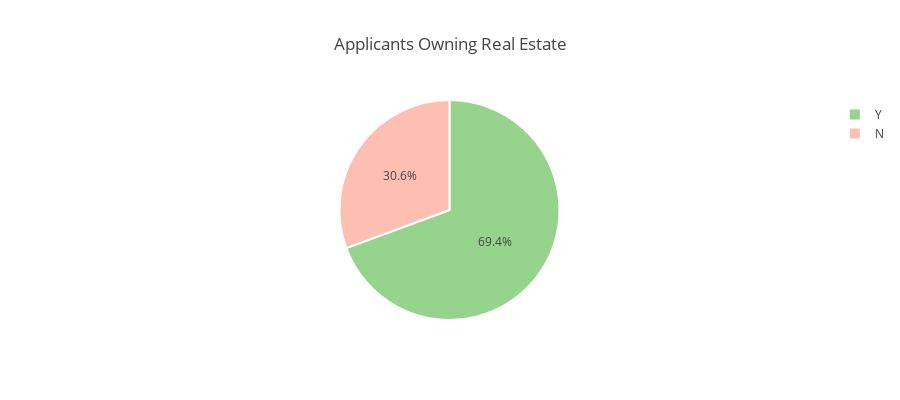
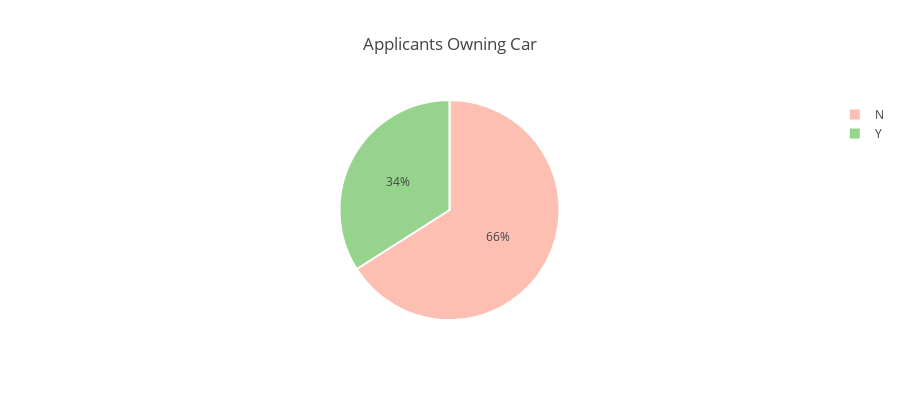
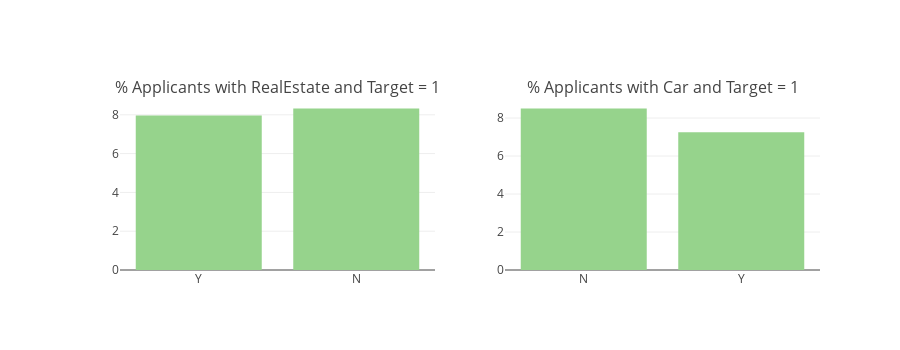

Write notebook code for charts like these, in order.
### Code cell
## real estate 
t = app_train['FLAG_OWN_REALTY'].value_counts()
labels = t.index
values = t.values
colors = ['#96D38C','#FEBFB3']
trace = go.Pie(labels=labels, values=values,
               hoverinfo='', textinfo='',
               textfont=dict(size=12),
               marker=dict(colors=colors,
                           line=dict(color='#fff', width=2)))
layout = go.Layout(title='Applicants Owning Real Estate', height=400)
fig = go.Figure(data=[trace], layout=layout)
iplot(fig)


t = app_train['FLAG_OWN_CAR'].value_counts()
labels = t.index
values = t.values
colors = ['#FEBFB3','#96D38C']
trace = go.Pie(labels=labels, values=values,
               hoverinfo='', textinfo='',
               textfont=dict(size=12),
               marker=dict(colors=colors,
                           line=dict(color='#fff', width=2)))
layout = go.Layout(title='Applicants Owning Car', height=400)
fig = go.Figure(data=[trace], layout=layout)
iplot(fig)


tr1, tr2 = gp('FLAG_OWN_REALTY', 'Applicants Owning Real Estate wrt Target Variable')
tr3, tr4 = gp('FLAG_OWN_CAR', 'Applicants Owning Car wrt Target Variable')
fig = tools.make_subplots(rows=1, cols=2, print_grid=False, 
                          subplot_titles = ["% Applicants with RealEstate and Target = 1", "% Applicants with Car and Target = 1"])
fig.append_trace(tr1, 1, 1);
fig.append_trace(tr3, 1, 2);
fig['layout'].update(height=350, showlegend=False, margin=dict(l=120));
iplot(fig);

### Figure 1 — Plotly figure (JSON) as saved in the notebook; plotly's stock layout.template omitted (floating-point values rounded to 4 significant figures)
{"data": [{"hoverinfo": "", "labels": ["Y", "N"], "marker": {"colors": ["#96D38C", "#FEBFB3"], "line": {"color": "#fff", "width": 2}}, "textfont": {"size": 12}, "textinfo": "", "type": "pie", "values": [213312, 94199]}], "layout": {"height": 400, "title": "Applicants Owning Real Estate"}}

### Figure 2 — Plotly figure (JSON) as saved in the notebook; plotly's stock layout.template omitted (floating-point values rounded to 4 significant figures)
{"data": [{"hoverinfo": "", "labels": ["N", "Y"], "marker": {"colors": ["#FEBFB3", "#96D38C"], "line": {"color": "#fff", "width": 2}}, "textfont": {"size": 12}, "textinfo": "", "type": "pie", "values": [202924, 104587]}], "layout": {"height": 400, "title": "Applicants Owning Car"}}

### Figure 3 — Plotly figure (JSON) as saved in the notebook; plotly's stock layout.template omitted (floating-point values rounded to 4 significant figures)
{"data": [{"marker": {"color": "#96D38C"}, "name": "Target : 1", "type": "bar", "x": ["Y", "N"], "xaxis": "x1", "y": [7.962, 8.325], "yaxis": "y1"}, {"marker": {"color": "#96D38C"}, "name": "Target : 1", "type": "bar", "x": ["N", "Y"], "xaxis": "x2", "y": [8.5, 7.244], "yaxis": "y2"}], "layout": {"annotations": [{"font": {"size": 16}, "showarrow": false, "text": "% Applicants with RealEstate and Target = 1", "x": 0.225, "xanchor": "center", "xref": "paper", "y": 1, "yanchor": "bottom", "yref": "paper"}, {"font": {"size": 16}, "showarrow": false, "text": "% Applicants with Car and Target = 1", "x": 0.775, "xanchor": "center", "xref": "paper", "y": 1, "yanchor": "bottom", "yref": "paper"}], "height": 350, "margin": {"l": 120}, "showlegend": false, "xaxis1": {"anchor": "y1", "domain": [0, 0.45]}, "xaxis2": {"anchor": "y2", "domain": [0.55, 1]}, "yaxis1": {"anchor": "x1", "domain": [0, 1]}, "yaxis2": {"anchor": "x2", "domain": [0, 1]}}}
